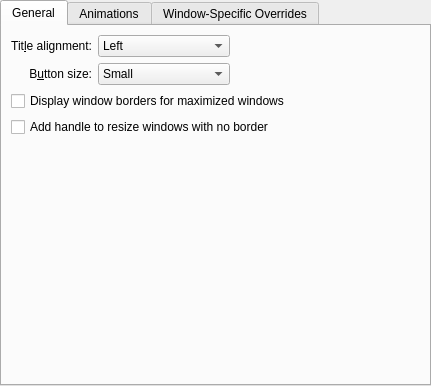
<?xml version="1.0" encoding="UTF-8"?>
<ui version="4.0">
 <class>OxygenConfigurationUI</class>
 <widget class="QWidget" name="OxygenConfigurationUI">
  <property name="geometry">
   <rect>
    <x>0</x>
    <y>0</y>
    <width>431</width>
    <height>386</height>
   </rect>
  </property>
  <layout class="QVBoxLayout" name="verticalLayout">
   <property name="margin">
    <number>0</number>
   </property>
   <item>
    <widget class="QTabWidget" name="tabWidget">
     <property name="currentIndex">
      <number>0</number>
     </property>
     <widget class="QWidget" name="tab">
      <attribute name="title">
       <string>General</string>
      </attribute>
      <layout class="QGridLayout" name="gridLayout">
       <item row="1" column="1">
        <widget class="QComboBox" name="buttonSize">
         <item>
          <property name="text">
           <string comment="@item:inlistbox Button size:">Small</string>
          </property>
         </item>
         <item>
          <property name="text">
           <string comment="@item:inlistbox Button size:">Normal</string>
          </property>
         </item>
         <item>
          <property name="text">
           <string comment="@item:inlistbox Button size:">Large</string>
          </property>
         </item>
         <item>
          <property name="text">
           <string comment="@item:inlistbox Button size:">Very Large</string>
          </property>
         </item>
        </widget>
       </item>
       <item row="0" column="2">
        <spacer name="horizontalSpacer">
         <property name="orientation">
          <enum>Qt::Horizontal</enum>
         </property>
         <property name="sizeHint" stdset="0">
          <size>
           <width>205</width>
           <height>20</height>
          </size>
         </property>
        </spacer>
       </item>
       <item row="0" column="0">
        <widget class="QLabel" name="label_3">
         <property name="text">
          <string>Tit&amp;le alignment:</string>
         </property>
         <property name="alignment">
          <set>Qt::AlignRight|Qt::AlignTrailing|Qt::AlignVCenter</set>
         </property>
         <property name="buddy">
          <cstring>titleAlignment</cstring>
         </property>
        </widget>
       </item>
       <item row="0" column="1">
        <widget class="QComboBox" name="titleAlignment">
         <item>
          <property name="text">
           <string>Left</string>
          </property>
         </item>
         <item>
          <property name="text">
           <string>Center</string>
          </property>
         </item>
         <item>
          <property name="text">
           <string>Center (Full Width)</string>
          </property>
         </item>
         <item>
          <property name="text">
           <string>Right</string>
          </property>
         </item>
        </widget>
       </item>
       <item row="1" column="0">
        <widget class="QLabel" name="label_4">
         <property name="text">
          <string>B&amp;utton size:</string>
         </property>
         <property name="alignment">
          <set>Qt::AlignRight|Qt::AlignTrailing|Qt::AlignVCenter</set>
         </property>
         <property name="buddy">
          <cstring>buttonSize</cstring>
         </property>
        </widget>
       </item>
       <item row="3" column="0" colspan="3">
        <widget class="QCheckBox" name="drawSizeGrip">
         <property name="text">
          <string>Add handle to resize windows with no border</string>
         </property>
        </widget>
       </item>
       <item row="2" column="0" colspan="3">
        <widget class="QCheckBox" name="drawBorderOnMaximizedWindows">
         <property name="text">
          <string>Display window borders for maximized windows</string>
         </property>
        </widget>
       </item>
       <item row="4" column="0" colspan="3">
        <spacer name="verticalSpacer">
         <property name="orientation">
          <enum>Qt::Vertical</enum>
         </property>
         <property name="sizeHint" stdset="0">
          <size>
           <width>20</width>
           <height>40</height>
          </size>
         </property>
        </spacer>
       </item>
      </layout>
     </widget>
     <widget class="QWidget" name="tab_3">
      <attribute name="title">
       <string>Animations</string>
      </attribute>
      <layout class="QVBoxLayout" name="verticalLayout_4">
       <property name="margin">
        <number>0</number>
       </property>
       <item>
        <widget class="Oxygen::AnimationConfigWidget" name="animationConfigWidget" native="true"/>
       </item>
      </layout>
     </widget>
     <widget class="QWidget" name="tab_2">
      <attribute name="title">
       <string>Window-Specific Overrides</string>
      </attribute>
      <layout class="QVBoxLayout" name="verticalLayout_3">
       <property name="margin">
        <number>0</number>
       </property>
       <item>
        <widget class="Oxygen::ExceptionListWidget" name="exceptions" native="true">
         <property name="sizePolicy">
          <sizepolicy hsizetype="Preferred" vsizetype="Expanding">
           <horstretch>0</horstretch>
           <verstretch>0</verstretch>
          </sizepolicy>
         </property>
        </widget>
       </item>
      </layout>
     </widget>
    </widget>
   </item>
  </layout>
 </widget>
 <customwidgets>
  <customwidget>
   <class>Oxygen::ExceptionListWidget</class>
   <extends>QWidget</extends>
   <header>config/oxygenexceptionlistwidget.h</header>
   <container>1</container>
  </customwidget>
  <customwidget>
   <class>Oxygen::AnimationConfigWidget</class>
   <extends>QWidget</extends>
   <header>config/oxygenanimationconfigwidget.h</header>
   <container>1</container>
  </customwidget>
 </customwidgets>
 <resources/>
 <connections/>
</ui>
